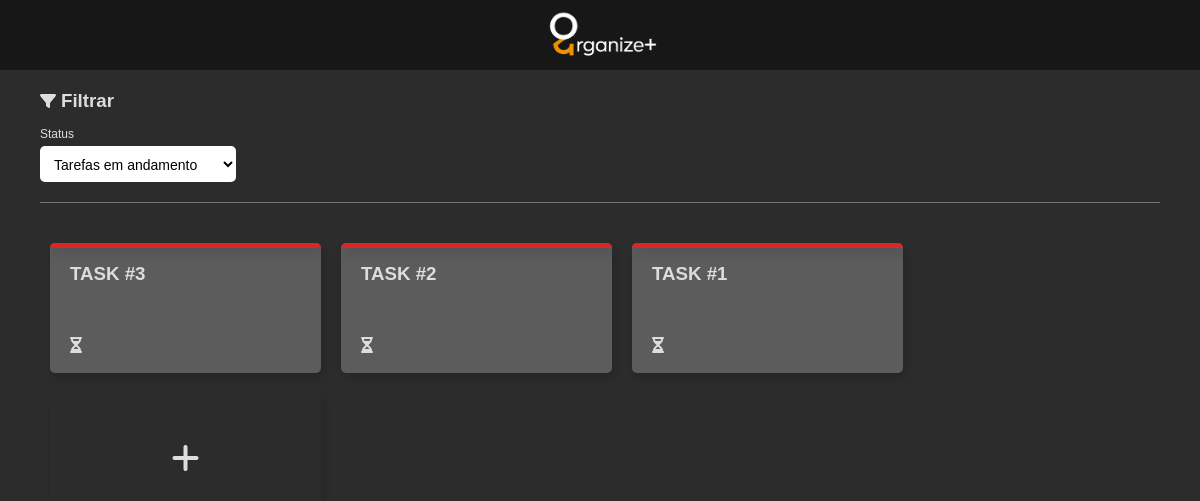
Before: / with the older database file.
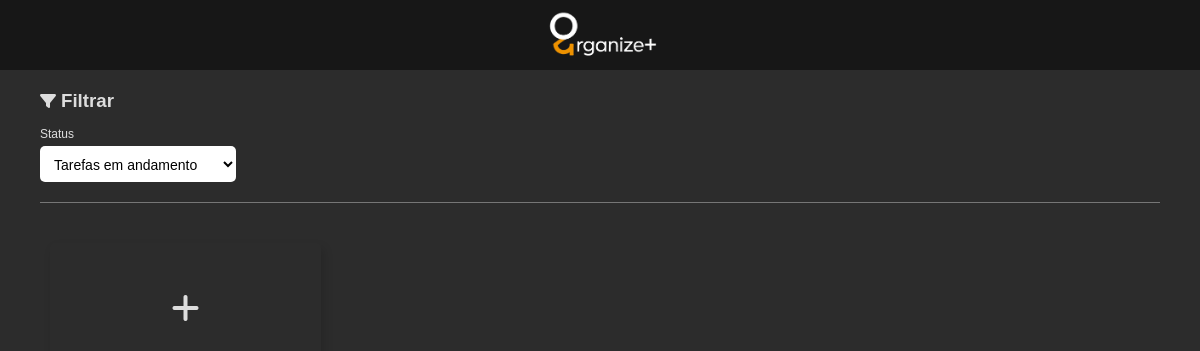
After: the same page with the newer database file.
### tables this page shows
CREATE TABLE `tasks` (
  `id` int(11) NOT NULL,
  `title` varchar(200) NOT NULL,
  `description` text DEFAULT NULL,
  `completed` tinyint(1) NOT NULL DEFAULT 0,
  `estimated_end_date` date DEFAULT NULL,
  `end_date` date DEFAULT NULL,
  `registered_date_hour` datetime NOT NULL DEFAULT current_timestamp()
);

### app/controllers/HomeController.php (called while the page is built, shortened)
<?php
class HomeController {
    public function index() {
        $tasks_model = new Tasks();
        $uncompleted_tasks= $tasks_model->getAllTasks(0);
        require_once '../app/views/templates/header.php';
        require_once '../app/views/templates/menu.php';
        require_once '../app/views/home.php';
        require_once '../app/views/templates/footer.php';
    }
}

### core/Router.php (called while the page is built, shortened)
<?php
class Router {
    public function handleRequest() {
        $action = isset($_GET['action']) ? $_GET['action'] : 'index';
        $controller = new $controllerName();
        $controller->$action();
    }
}

### public/index.php (called while the page is built, shortened)
<?php
spl_autoload_register(function ($className) {
    $classPath = '../app/models/' . $className . '.php';
});
require_once '../helpers/url_helper.php';
require_once '../helpers/date_helper.php';
require_once '../core/Router.php';
$router = new Router();
$router->handleRequest();

### helpers/url_helper.php (called while the page is built)
<?php
	function base_url($uri = '', $protocol = null)
	{
		$protocol = $protocol ?? ((isset($_SERVER['HTTPS']) && $_SERVER['HTTPS'] === 'on') ? 'https' : 'http');
		$host = $_SERVER['HTTP_HOST'];
		$base_path = rtrim(dirname($_SERVER['SCRIPT_NAME']), '/\\');
		return $protocol . '://' . $host . $base_path . '/' . ltrim($uri, '/');
	}
	function assets_url($dir = null)
	{
		$dir = ($dir) ? $dir . "/" : null;
		return base_url('assets') . '/' . $dir;
	}

### app/models/Tasks.php (called while the page is built, shortened)
<?php
require_once '../core/Database.php';
class Tasks
{
    private $db;
    public function __construct()
    {
        $this->db = new Database();
    }
    public function getAllTasks($completed)
    {
        $sql = "SELECT * FROM tasks WHERE completed = $completed ORDER BY id DESC";
        $stmt = $this->db->getConnection()->prepare($sql);
        $stmt->execute();
        return $stmt->fetchAll(PDO::FETCH_OBJ);
    }
}

### core/Database.php (called while the page is built)
<?php
require_once '../app/models/Tasks.php';
class Database {
    private $pdo;
    public function __construct()
    {
        try {
            $this->pdo = new PDO(
                'mysql:host=localhost;dbname=task_manager',
                'root',
                '',
                [PDO::ATTR_ERRMODE => PDO::ERRMODE_EXCEPTION]
            );
        } catch (PDOException $e) {
            die("Data base conection error: " . $e->getMessage());
        }
    }
    public function getConnection() {
        return $this->pdo;
    }
}

### helpers/date_helper.php (called while the page is built, shortened)
<?php
	function countDays($init_date, $end_date) {
		$dataInicial = new DateTime($init_date);
		$dataFinal = new DateTime($end_date);
		$diferenca = $dataInicial->diff($dataFinal);
		return $diferenca->days;
	}

### app/views/home.php (the view, shortened to what this page needs)
<section class="page-content">
    <div class="filter-area mg-btm-20">
        <hgroup class="flex align-center mg-btm-15">
            <i class="fa-solid fa-filter mg-rgt-5"></i>
            <h3>Filtrar</h3>
        </hgroup>
        <div class="flex">
            <div class="flex flex-column flex-content-tiny">
                <label class="defautl-label" for="cards-type">Status</label>
                <select name="cards-type" id="cards-type">
                    <option value="uncompleted">Tarefas em andamento</option>
                </select>
            </div>
        </div>
    </div>
    <hr class="mg-btm-30 width-100">
    <div class="cards-container" data-type="uncompleted">
        <?php if (!empty($uncompleted_tasks)) : ?>
            <?php foreach($uncompleted_tasks as $task):
                $cardTagColor = '';
                $currentDate = date('Y-m-d');
                $days = countDays($currentDate, $task->estimated_end_date);
                if($days > 5){
                    $cardTagColor = 'green';
                } else if($days >= 3 && $days <= 5) {
                    $cardTagColor = 'orange';
                } else {
                    $cardTagColor = 'red';
                }
            ?>
                <div class="card box-shadow open-task-form" data-id="<?=$task->id?>" data-form-type="edit">
                    <span class="tag <?=$cardTagColor?> box-shadow"></span>
                    <h3 class="mg-btm-20"><?=$task->title?></h3>
                    <div class="flex align-center">
                        <i class="fa-solid fa-hourglass-half mg-rgt-5"></i>
                    </div>
                </div>
            <?php endforeach; ?>
        <?php endif; ?>
        <div class="card add-task box-shadow open-task-form" data-form-type="add">
            <i class="fa-solid fa-plus fs-32"></i>
        </div>
    </div>
</section>

### app/views/templates/header.php (shortened to what this page needs)
<!DOCTYPE html>
<html lang="pt-BR">
<head>
    <link rel="stylesheet" href="<?= assets_url() ?>css/template.css?v=<?= time(); ?>">
    <link href="https://cdnjs.cloudflare.com/ajax/libs/font-awesome/6.0.0/css/all.min.css" rel="stylesheet">
</head>
<body>
    <main>

### app/views/templates/menu.php
<nav>
    <div>
        <a href="#" class="logo flex">
            <img class="mg-0-auto" width="120" src="<?=assets_url()?>img/logo.png?v=<?= time(); ?>" alt="Organize+ - Logo">
        </a>
    </div>
</nav>

### app/views/templates/footer.php (shortened to what this page needs)
    </main>
</body>
</html>

### public/assets/css/template.css (style rules this page uses)
:root { --title: 20px; --sub-title: 18px; --text: 14px; --text-color: #000; --black: #000000; --medium-black: #171717; --deep-gray: #1E1E1E; --medium-gray: #2C2C2C; --soft-gray: #424242; --gray: #5c5c5c; --orange: #ee9200; --dsText:#dddddd; --red: #dc2626; --soft-red: #f87171; --green: #16a34a; }
* { border: 0; margin: 0; padding: 0; outline: none; list-style: none; appearance: none; -moz-appearance: none; box-sizing: border-box; -moz-box-sizing: border-box; -webkit-box-sizing: border-box; font-family: sans-serif; }
body { color: #6f716e; margin: 0 auto; position: relative; overflow-x: hidden; font-weight: 400; background-attachment: scroll; overflow-y: hidden; }
a { cursor: pointer; text-decoration: none; transition: all 200ms ease-in-out; -o-transition: all 200ms ease-in-out; -ms-transition: all 200ms ease-in-out; -moz-transition: all 200ms ease-in-out; -webkit-transition: all 200ms ease-in-out; }
hr { top: 0; width: 98%; display: block; position: relative; border-style: solid; border-width: 1px 0 0 0; border-color: #ffffff59; }
.width-100 { width: 100%; }
.mg-0-auto { margin: 0 auto; }
.mg-btm-15 { margin-bottom: 15px !important; }
.mg-btm-20 { margin-bottom: 20px !important; }
.mg-btm-30 { margin-bottom: 30px !important; }
.mg-rgt-5 { margin-right: 5px !important; }
.flex { display: flex; }
.align-center { align-items: center; }
.flex-column { flex-direction: column; }
.fs-32 { font-size: 32px !important; }
.flex-content-tiny { width: 17.5%; }
input, select { height: 36px; font-size: 14px; padding: 10px; background-color: #fff; color: #000; margin: 0 0; margin-right: 1%; border: none; appearance: auto; border-radius: 5px; }
input:last-of-type, select:last-of-type { margin-right: 0%; }
label.defautl-label { margin-bottom: 5px; color: var(--dsText); font-size: 12px; }
.box-shadow { box-shadow: 3px 5px 10px rgb(0 0 0 / 15%); }
h2, h3, h4, i, p { color: var(--dsText); }
main { width: 100%; }
nav { width: 100vw; padding: 10px; background-color: #171717; }
.page-content { width: 100vw; height: 100vh; background-color: var(--medium-gray); padding: 20px 40px; overflow-y: auto; }
.cards-container { display: flex; flex-wrap: wrap; }
.card { position: relative; display: flex; flex-direction: column; justify-content: space-between; width: calc(291px - 20px); height: 130px; margin: 10px; padding: 20px 20px; border-radius: 5px; background-color: var(--gray); transition: ease-in-out 0.4s; cursor: pointer; overflow: hidden; }
.card.add-task { background-color: transparent; display: flex; justify-content: center; align-items: center; }
.tag { display: flex; position: absolute; left: 0; top: 0; width: 100%; height: 5px; }
.tag.red { background-color: var(--red); }
.card h3 { font-weight: 800; overflow: hidden; text-overflow: ellipsis; }

Changed rows visible on the page:
removed tasks: title "TASK #3"
removed tasks: title "TASK #2"
removed tasks: title "TASK #1"
